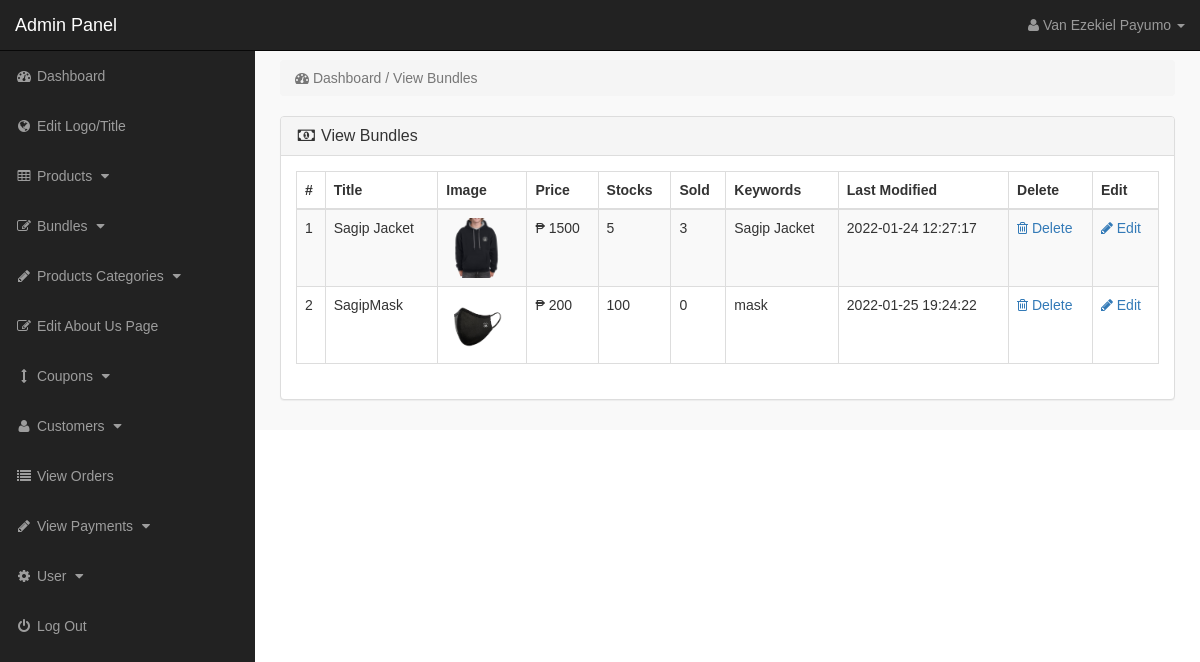
Before: /admin_area/index.php?view_bundles (signed in) with the older database file.
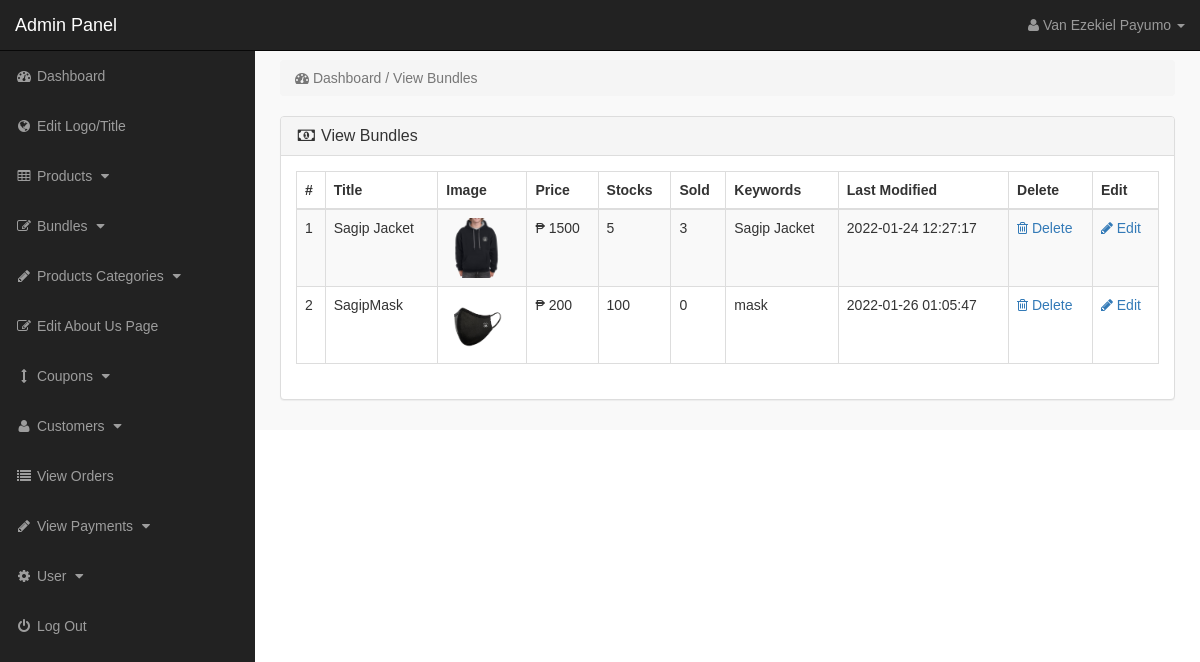
After: the same page with the newer database file.
### tables this page shows
CREATE TABLE `products` (
  `product_id` int(10) NOT NULL,
  `p_cat_id` int(10) NOT NULL,
  `cat_id` int(10) NOT NULL,
  `manufacturer_id` int(10) NOT NULL,
  `date` timestamp NOT NULL DEFAULT current_timestamp() ON UPDATE current_timestamp(),
  `product_title` text NOT NULL,
  `product_url` text NOT NULL,
  `product_img1` text NOT NULL,
  `product_img2` text NOT NULL,
  `product_img3` text NOT NULL,
  `product_price` int(10) NOT NULL,
  `product_psp_price` int(100) NOT NULL,
  `product_desc` text NOT NULL,
  `product_features` text NOT NULL,
  `product_stock` int(11) NOT NULL,
  `product_keywords` text NOT NULL,
  `product_label` text NOT NULL,
  `status` varchar(255) NOT NULL
);

### admin_area/view_bundles.php (the view)
<?php
if (!isset($_SESSION['admin_email'])) {
    echo "<script>window.open('login.php','_self')</script>";
} else {
    ?>
<div class="row">
<div class="col-lg-12" >
<ol class="breadcrumb" >
<li class="active" >
<i class="fa fa-dashboard"></i> Dashboard / View Bundles
</li>
</ol>
</div>
</div>
<div class="row" >
<div class="col-lg-12" >
<div class="panel panel-default" >
<div class="panel-heading" >
<h3 class="panel-title" >
<i class="fa fa-money fa-fw" ></i> View Bundles
</h3>
</div>
<div class="panel-body" >
<div class="table-responsive" >
<table class="table table-bordered table-hover table-striped" >
<thead>
<tr>
<th>#</th>
<th>Title</th>
<th>Image</th>
<th>Price</th>
<th>Stocks</th>
<th>Sold</th>
<th>Keywords</th>
<th>Last Modified</th>
<th>Delete</th>
<th>Edit</th>
</tr>
</thead>
<tbody>
<?php
    $i = 0;
    $get_pro = "select * from products where status='bundle'";
    $run_pro = mysqli_query($con, $get_pro);
    while ($row_pro = mysqli_fetch_array($run_pro)) {
        $pro_id = $row_pro['product_id'];
        $pro_title = $row_pro['product_title'];
        $pro_image = $row_pro['product_img1'];
        $pro_price = $row_pro['product_price'];
        $pro_stock = $row_pro['product_stock'];
        $pro_keywords = $row_pro['product_keywords'];
        $pro_date = $row_pro['date'];
        $i++;
        ?>
<tr>
<td><?php echo $i; ?></td>
<td><?php echo $pro_title; ?></td>
<td><img src="product_images/<?php echo $pro_image; ?>" width="60" height="60"></td>
<td>₱ <?php echo $pro_price; ?></td>
<td> <?php if ($pro_stock < 0) {echo $pro_stock = 0;} else {echo $pro_stock;}?> </td>
<td>
<?php
        $get_sold = "select * from pending_orders where product_id='$pro_id' and (order_status='pending' or order_status='Complete')";
        $run_sold = mysqli_query($con, $get_sold);
        $count = mysqli_num_rows($run_sold);
        echo $count;
        ?>
</td>
<td> <?php echo $pro_keywords; ?> </td>
<td><?php echo $pro_date; ?></td>
<td>
<a href="index.php?delete_bundle=<?php echo $pro_id; ?>">
<i class="fa fa-trash-o"> </i> Delete
</a>
</td>
<td>
<a href="index.php?edit_bundle=<?php echo $pro_id; ?>">
<i class="fa fa-pencil"> </i> Edit
</a>
</td>
</tr>
<?php }?>
</tbody>
</table>
</div>
</div>
</div>
</div>
</div>
<?php }?>

### admin_area/index.php (shortened to what this page needs)
<?php
include "includes/db.php";
if (!isset($_SESSION['admin_email'])) {
    echo "<script>window.open('login.php','_self')</script>";
} else {
?>
<?php
    $admin_session = $_SESSION['admin_email'];
    $get_admin = "select * from admins  where admin_email='$admin_session'";
    $run_admin = mysqli_query($con, $get_admin);
    $row_admin = mysqli_fetch_array($run_admin);
    $admin_name = $row_admin['admin_name'];
    ?>
<!DOCTYPE html>
<html>
<head>
<link href="css/bootstrap.min.css" rel="stylesheet">
<link href="css/style.css" rel="stylesheet">
<link href="font-awesome/css/font-awesome.min.css" rel="stylesheet" >
</head>
<body>
<div id="wrapper">
<?php include "includes/sidebar.php";?>
<div id="page-wrapper">
<div class="container-fluid">
<?php
    if (isset($_GET['view_bundles'])) {
        include "view_bundles.php";
    }
    ?>
</div>
</div>
</div>
</body>
</html>
<?php }?>

### admin_area/includes/sidebar.php (shortened to what this page needs)
<?php
if (!isset($_SESSION['admin_email'])) {
    echo "<script>window.open('login.php','_self')</script>";
} else {
    $admin_level = $_SESSION['admin_level'];
    if ($admin_level == 2) {
        $hideme = 'display:none;';
    } else {
        $hideme = '';
    }
    ?>
<nav class="navbar navbar-inverse navbar-fixed-top" >
<div class="navbar-header" >
<a class="navbar-brand" href="index.php?dashboard" >Admin Panel</a>
</div>
<ul class="nav navbar-right top-nav" >
<li class="dropdown" >
<a href="#" class="dropdown-toggle" data-toggle="dropdown" >
<i class="fa fa-user" ></i>
<?php echo $admin_name; ?> <b class="caret" ></b>
</a>
</li>
</ul>
<div class="collapse navbar-collapse navbar-ex1-collapse">
<ul class="nav navbar-nav side-nav">
<li>
<a href="index.php?dashboard">
<i class="fa fa-fw fa-dashboard"></i> Dashboard
</a>
</li>
<li>
<a style="<?php echo $hideme; ?>" href="index.php?edit_logo_title">
<i class="fa fa-fw fa-globe"></i> Edit Logo/Title
</a>
</li>
<li>
<a href="#" data-toggle="collapse" data-target="#products">
<i class="fa fa-fw fa-table"></i> Products
<i class="fa fa-fw fa-caret-down"></i>
</a>
</li>
<li>
<a href="#" data-toggle="collapse" data-target="#bundles">
<i class="fa fa-fw fa-edit"></i> Bundles
<i class="fa fa-fw fa-caret-down"></i>
</a>
</li>
<li>
<a href="#" data-toggle="collapse" data-target="#p_cat">
<i class="fa fa-fw fa-pencil"></i> Products Categories
<i class="fa fa-fw fa-caret-down"></i>
</a>
</li>
<li style="<?php echo $hideme; ?>">
<a href="index.php?edit_about_us">
<i class="fa fa-fw fa-edit"></i> Edit About Us Page
</a>
</li>
<li style="<?php echo $hideme; ?>">
<a href="#" data-toggle="collapse" data-target="#coupons">
<i class="fa fa-fw fa-arrows-v"></i> Coupons
<i class="fa fa-fw fa-caret-down"></i>
</a>
</li>
<li style="<?php echo $hideme; ?>">
<a href="#" data-toggle="collapse" data-target="#customer">
<i class="fa fa-fw fa-user"></i> Customers
<i class="fa fa-fw fa-caret-down"></i>
</a>
</li>
<li>
<a href="index.php?view_orders">
<i class="fa fa-fw fa-list"></i> View Orders
</a>
</li>
<li>
<a href="#" data-toggle="collapse" data-target="#pay">
<i class="fa fa-fw fa-pencil"></i> View Payments
<i class="fa fa-fw fa-caret-down"></i>
</a>
</li>
<li>
<a href="#" data-toggle="collapse" data-target="#users">
<i class="fa fa-fw fa-gear"></i> User
<i class="fa fa-fw fa-caret-down"></i>
</a>
</li>
<li>
<a href="logout.php">
<i class="fa fa-fw fa-power-off"></i> Log Out
</a>
</li>
</ul>
</div>
</nav>
<?php }?>

### admin_area/css/style.css (style rules this page uses)
* { font-family: "Montserrat", sans-serif }
body { margin-top: 100px; font-family: "Montserrat"; }
@media (min-width: 768px) { body { margin-top: 50px; } }
#wrapper { padding-left: 0; }
#page-wrapper { width: 100%; padding: 0; background-color: #F9F9F9; }
@media (min-width: 768px) { #wrapper { padding-left: 255px; } }
@media (min-width: 768px) { #page-wrapper { padding: 10px; } }
.top-nav { padding: 0 15px; }
.top-nav>li { display: inline-block; float: left; }
.top-nav>li>a { padding-top: 15px; padding-bottom: 15px; line-height: 20px; color: #999; }
@media (min-width: 768px) { .side-nav { position: fixed; top: 51px; width: 255px; border-radius: 0; overflow-y: auto; background-color: #222; bottom: 0; overflow-x: hidden; padding-bottom: 40px; } }
@media (min-width: 768px) { .side-nav>li>a { width: 255px; } }
.panel-body { border-radius: 5px; }

Changed rows visible on the page:
changed products "SagipMask": date "2022-01-25 19:24:22" → "2022-01-26 01:05:47"
